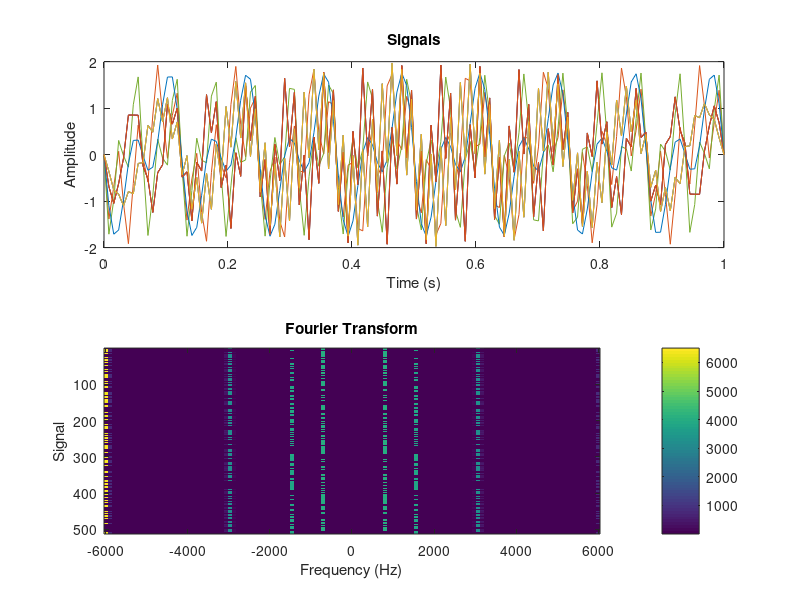

This figure's MATLAB source:
% Specify parameters
n_samples = 128;
n_frequencies = 4;
n_signals = 512;
fs = 12000; % Sampling frequency (Hz)
frequencies = [500 1000 2000 4000]; % Sine wave frequencies (Hz)

% Generate sine wave matrix
t = linspace(0, 1, n_samples); % Time vector
sine_matrix = zeros(n_frequencies, n_samples);
for ii = 1:n_frequencies
    sine_matrix(ii,:) = sin(2*pi*frequencies(ii)*t);
end

% Generate signal matrix
signal_matrix = zeros(n_signals, n_samples);
for ii = 1:n_signals
    % Choose random combination of frequencies for each signal
    freq_indices = randperm(n_frequencies);
    freq_indices = freq_indices(1:2); % Choose 2 frequencies
    signal_matrix(ii,:) = sine_matrix(freq_indices(1),:) + sine_matrix(freq_indices(2),:);
end

% Convert signal matrix to 32-bit integer array
signal_int_matrix = int32(signal_matrix*32767); % Scale and convert to 16-bit integer
signal_int_matrix = bitshift(signal_int_matrix, 16); % Shift bits to upper 16 bits
signal_int_matrix = bitshift(signal_int_matrix, -16); % Shift bits to upper 16 bits
signal_int_matrix = bitand(signal_int_matrix,int32(hex2dec('0000FFFF')));
% Compute Fourier transform
fft_signal_matrix = fftshift(fft(signal_matrix, [], 2), 2);
freq_axis = linspace(-fs/2, fs/2, n_samples);

% Write integer array to C header file
fileID = fopen('signal_data.h','w');
fprintf(fileID, 'const int signal_data[%d][%d] = {\n', n_signals, n_samples);
for ii = 1:n_signals
    fprintf(fileID, '{');
    fprintf(fileID, '%#x, ',signal_int_matrix(ii,1:end-1));
    fprintf(fileID, '%#x', signal_int_matrix(ii,end));
    fprintf(fileID, '}');
    if ii < n_signals
        fprintf(fileID, ',\n');
    else
        fprintf(fileID, '};\n');
    end
end
fclose(fileID);

% Display signals and Fourier transformed heatmap
figure
subplot(2,1,1)
plot(t, signal_matrix(1:10,:)')
xlabel('Time (s)')
ylabel('Amplitude')
title('Signals')
subplot(2,1,2)
imagesc(freq_axis, 1:n_signals, abs(fft_signal_matrix).^2)
xlabel('Frequency (Hz)')
ylabel('Signal')
title('Fourier Transform')
colorbar
